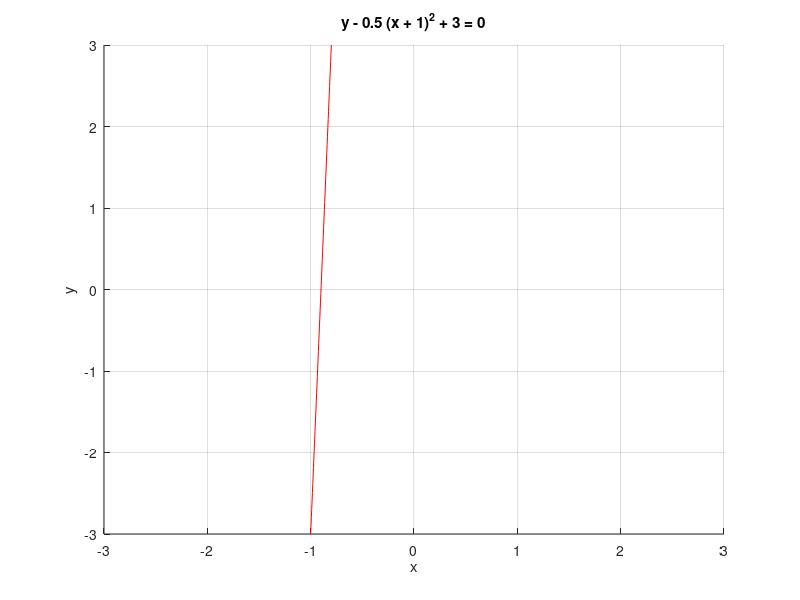

Here is the MATLAB script that generated this plot:
ezplot(@(x,y)x^2-y^2-1, [-3,3,-3,3])
grid on
hold on
h = ezplot(@(x,y)y-0.5*(x+1)^2+3, [-3,3,-3,3])
set(h,'color', 'red')
hold off